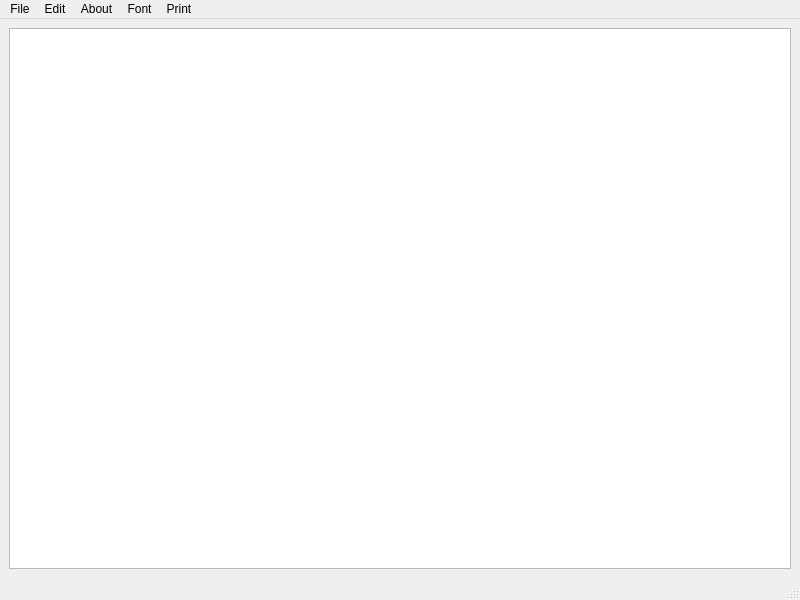
<?xml version="1.0" encoding="UTF-8"?>
<ui version="4.0">
 <class>MainWindow</class>
 <widget class="QMainWindow" name="MainWindow">
  <property name="geometry">
   <rect>
    <x>0</x>
    <y>0</y>
    <width>800</width>
    <height>600</height>
   </rect>
  </property>
  <property name="windowTitle">
   <string>MainWindow</string>
  </property>
  <widget class="QWidget" name="centralwidget">
   <layout class="QVBoxLayout" name="verticalLayout">
    <item>
     <widget class="QTextEdit" name="textEdit"/>
    </item>
   </layout>
  </widget>
  <widget class="QMenuBar" name="menubar">
   <property name="geometry">
    <rect>
     <x>0</x>
     <y>0</y>
     <width>800</width>
     <height>22</height>
    </rect>
   </property>
   <widget class="QMenu" name="menuFile">
    <property name="title">
     <string>File</string>
    </property>
    <addaction name="actionOpen"/>
    <addaction name="actionSave"/>
   </widget>
   <widget class="QMenu" name="menuEdit">
    <property name="title">
     <string>Edit</string>
    </property>
   </widget>
   <widget class="QMenu" name="menuAbout">
    <property name="title">
     <string>About</string>
    </property>
    <addaction name="actionAbout_Me"/>
   </widget>
   <widget class="QMenu" name="menuPrint">
    <property name="title">
     <string>Print</string>
    </property>
    <addaction name="actionPrint"/>
   </widget>
   <widget class="QMenu" name="menuFont">
    <property name="title">
     <string>Font</string>
    </property>
    <addaction name="actionChange_Font"/>
    <addaction name="actionChange_Color"/>
   </widget>
   <addaction name="menuFile"/>
   <addaction name="menuEdit"/>
   <addaction name="menuAbout"/>
   <addaction name="menuFont"/>
   <addaction name="menuPrint"/>
  </widget>
  <widget class="QStatusBar" name="statusbar"/>
  <action name="actionOpen">
   <property name="text">
    <string>Open</string>
   </property>
  </action>
  <action name="actionSave">
   <property name="text">
    <string>Save File</string>
   </property>
   <property name="shortcut">
    <string>Ctrl+S</string>
   </property>
  </action>
  <action name="actionAbout_Me">
   <property name="text">
    <string>About Me</string>
   </property>
   <property name="shortcut">
    <string>Ctrl+I</string>
   </property>
  </action>
  <action name="actionPrint">
   <property name="text">
    <string>Print </string>
   </property>
   <property name="shortcut">
    <string>Ctrl+P</string>
   </property>
  </action>
  <action name="actionChange_Font">
   <property name="text">
    <string>Change Font</string>
   </property>
  </action>
  <action name="actionChange_Color">
   <property name="text">
    <string>Change Color</string>
   </property>
  </action>
 </widget>
 <resources/>
 <connections/>
</ui>
